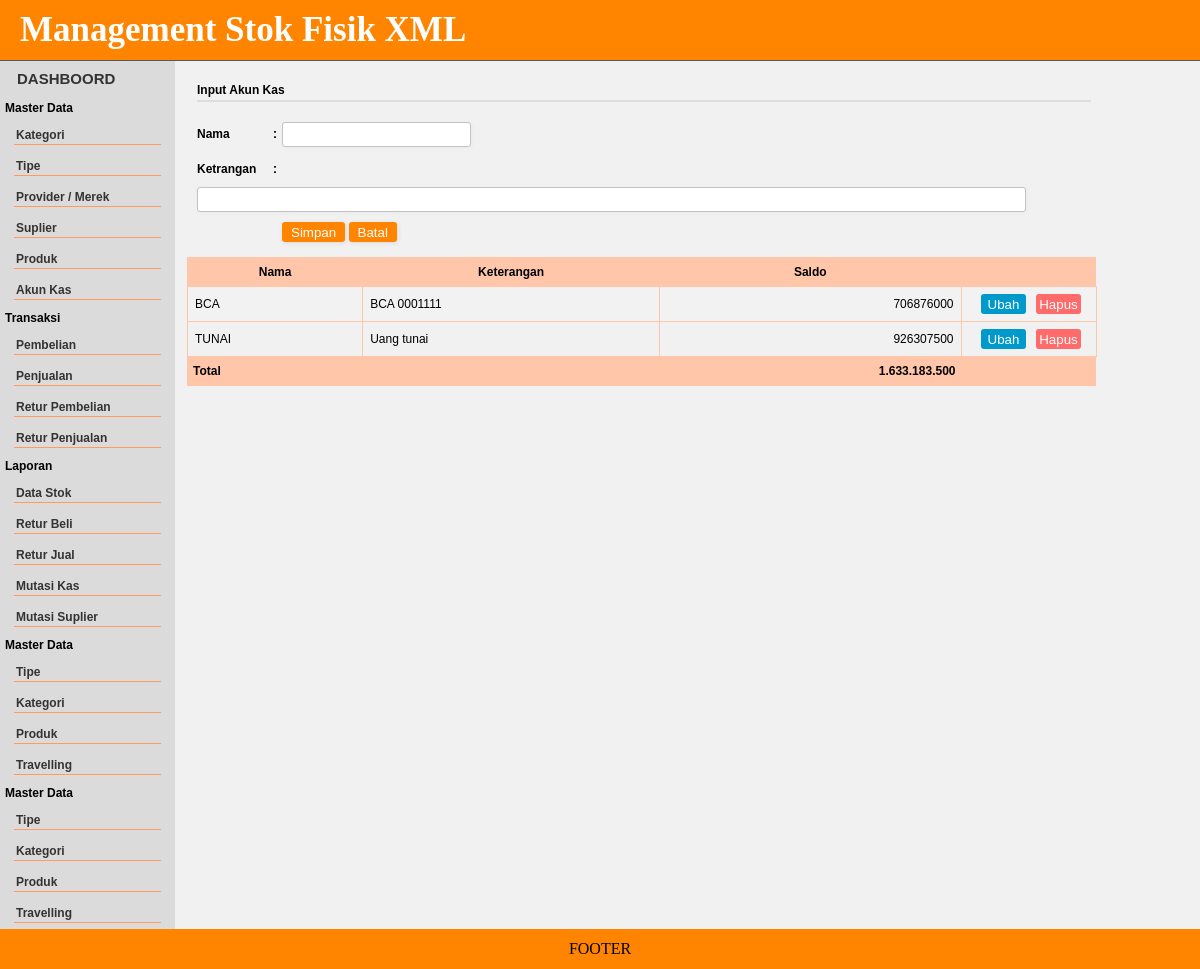
Screenshot of /?h=akun_kas with the database file from the repository.
### tables this page shows
CREATE TABLE IF NOT EXISTS `akun_kas` (
  `id` int(11) NOT NULL auto_increment,
  `nama` varchar(20) NOT NULL,
  `keterangan` varchar(60) default NULL,
  `saldo` decimal(10,0) default '0',
  PRIMARY KEY  (`id`)
);

### akun_kas.php (the view, shortened to what this page needs)
<?php
$btn="Simpan";
?>
<div class="form-style-2">
<div class="form-style-2-heading">Input Akun Kas</div>
<form action="" method="post">
<label for="field1"><span>Nama<span class="required">:</span></span>
  <input type="text" class="input-field" name="nama" value="<?php echo $set[nama];?>" />
  </label>
<label for="field2"><span>Ketrangan <span class="required">:</span></span>
  <input type="text" class="input-field" name="keterangan" value="<?php echo $set[keterangan];?>" size="100" />
  </label>
<label><span> </span><input type="submit" value="<?php echo $btn;?>" name="Simpan_suplier" /> <input type="button" value="Batal" name="Batal" onclick="window.location='?h=<?php echo $_GET[h];?>'" />  </label>
</form>
</div>
<table id="tabel">
  <tr>
    <th>Nama</th>
    <th>Keterangan</th>
     <th>Saldo</th>
    <th>&nbsp;</th>
  </tr>
<?php
$query = "SELECT * FROM   akun_kas order by nama  ";
$rs = mysql_query($query);
	while ($r = mysql_fetch_object($rs)) {
		echo "<tr valign='top'>
		<td>$r->nama</td>
		<td >$r->keterangan</td>
		<td align='right'>$r->saldo</td>
		<td class='options-width'> <a href='?h=$_GET[h]&id=$r->id&act=editakun'><button class='button edit'>Ubah</button></a><a href='?h=$_GET[h]&id=$r->id&act=hapakun'><button class='button hapus'>Hapus</button></a></td>
		</tr>  ";
		$tot=$tot+$r->saldo;
	}
?>
 <tr>
    <th align="left" colspan="2">Total</th>
    <th align="right"><?php echo number_format($tot, 0, ",", ".");?></th>
    <th>&nbsp;</th>
  </tr>
</table>
 </div>

### css.css (style rules this page uses)
* { padding: 0; margin: 0; }
body { background: #f1f1f1; }
.hapus { width: 30px; height: 20px; background-color:#09F; border: none; color: white; border-radius: 3px; cursor: pointer; }
.edit { width: 30px; height: 30px; background: #0808BDFF; border: none; color: white; margin-left: 5px; border-radius: 3px; cursor: pointer; }

### tabel.css (style rules this page uses)
#tabel { font-family: arial; font-size: 12px; border-collapse: collapse; width: 100%; }
#tabel td, #tabel th { border: 1px solid #FFC6AA; padding: 7px; vertical-align:middle; }
#tabel th { font-weight: bold; border-right:#FFF; padding: 5px; }
#tabel tr:nth-child(even) { background-color: #f2f2f2; }
#tabel th { padding-top: 7px; padding-bottom: 7px; background-color:#FFC6AA; color:#000; }
#tabel td.options-width { width:120px; font-weight: bold; border-right:#FFF; padding: 7px; border-right: 1px solid #FFC6AA; text-align:center; vertical-align:middle; }
.button.edit { background-color: #0099CC; border-radius: 3px; color: white; height:20px; width:45px; }
.button.hapus { background-color:#FF6A6A; border-radius: 3px; color: white; height:20px; margin-left:10px; width:45px; }

### form.css (style rules this page uses)
.form-style-2 { padding: 10px 6px 5px 10px; font-family: arial; font-size: 12px; }
.form-style-2-heading { font-weight: bold; border-bottom: 2px solid #ddd; margin-bottom: 20px; font-family: arial; font-size: 12px; padding-bottom: 3px; }
.form-style-2 label { display: block; margin: 0px 0px 10px 0px; vertical-align:middle; }
.form-style-2 label > span { width: 80px; font-weight: bold; font-family: arial; font-size: 12px; float: left; padding-right: 5px; height:25px; margin-top:5px; vertical-align:middle; }
.form-style-2 span.required { float:right; height:25px; vertical-align:middle; margin-left:10px; }
.form-style-2 input.input-field, .form-style-2 .tel-number-field, .form-style-2 .textarea-field, .form-style-2 .select-field { box-sizing: border-box; -webkit-box-sizing: border-box; -moz-box-sizing: border-box; border: 1px solid #C2C2C2; box-shadow: 1px 1px 4px #EBEBEB; -moz-box-shadow: 1px 1px 4px #EBEBEB; -webkit-box-shadow: 1px 1px 4px #EBEBEB; border-radius: 3px; -webkit-border-radius: 3px; -moz-border-radius: 3px; padding: 5px; outline: none; height:25px; padding-top:3px; }
.form-style-2 input[type=submit], .form-style-2 input[type=button] { border: none; padding: 2px 9px 2px 9px; background: #FF8500; height:20px; color: #fff; box-shadow: 1px 1px 4px #DADADA; -moz-box-shadow: 1px 1px 4px #DADADA; -webkit-box-shadow: 1px 1px 4px #DADADA; border-radius: 3px; -webkit-border-radius: 3px; -moz-border-radius: 3px; cursor: pointer; }

### rows the page displays
akun_kas: nama "BCA", keterangan "BCA 0001111", saldo "706876000"
akun_kas: nama "TUNAI", keterangan "Uang tunai", saldo "926307500"

### other values shown
$tot "1.633.183.500"
